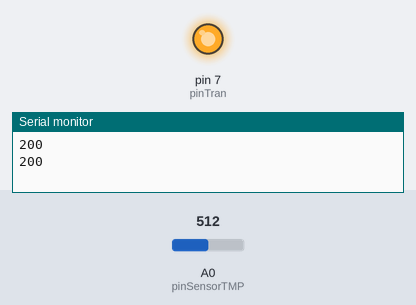
A sketch run on a simulated Arduino Uno, built with avr-gcc and run on an emulated ATmega328P. On the bench: output pins drawn as LEDs (lit = HIGH), the last lines printed to the serial monitor. The inputs (shaded band) are chosen by the test bench; at power-on: A0 (pinSensorTMP) = 512.

Above: at 1.2 s.
1.3 s: A0 (pinSensorTMP) set to 173
3.2 s: A0 (pinSensorTMP) set to 145
At 4.7 s:
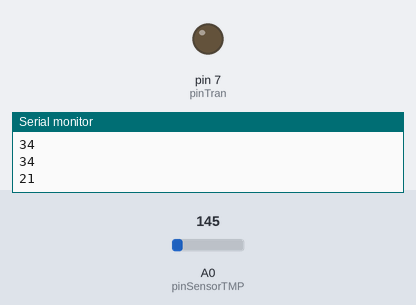
5.5 s: A0 (pinSensorTMP) set to 306
At 7.2 s:
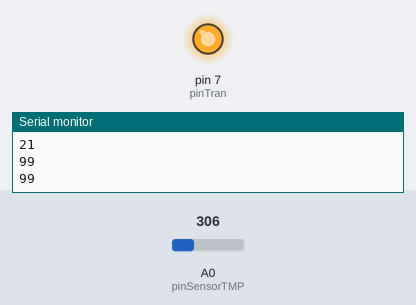
7.5 s: A0 (pinSensorTMP) set to 122
At 9.0 s:
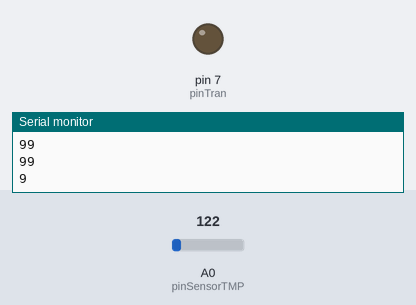
Timing chart, 0 to 10.5 s (numbered marks = the images above; inputs shaded):
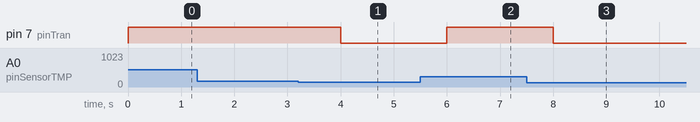

Measured:
- the behaviour switches between 164 and 163 on A0 (pinSensorTMP) (found by bisection; images 0 and 1)
- after the input at 3.2 s, pin 7 (pinTran): HIGH → LOW after 0.80 s
- after the input at 5.5 s, pin 7 (pinTran): LOW → HIGH after 0.50 s
- after the input at 7.5 s, pin 7 (pinTran): HIGH → LOW after 0.50 s

The sketch:

incredible_uusam1.ino
```cpp
#define pinTran 7
#define pinSensorTMP 0

void setup()
{
  Serial.begin(9600);
  pinMode(pinTran, OUTPUT);
  digitalWrite(pinTran, LOW);
}

void loop()
{
  	int temp = analogRead(pinSensorTMP);
  	temp = map(temp, 20, 358, -40, 125);
  	Serial.println(temp);
	char comando = Serial.read();

  /*if(comando == '1'){
  	digitalWrite(pinTran, HIGH);
  }
  if(comando == 'd'){
  	digitalWrite(pinTran, LOW);
  }*/
  if(temp >= 30){
    digitalWrite(pinTran, HIGH);
  }
  else{
    digitalWrite(pinTran, LOW);
  }
  delay(1000);
}
```
